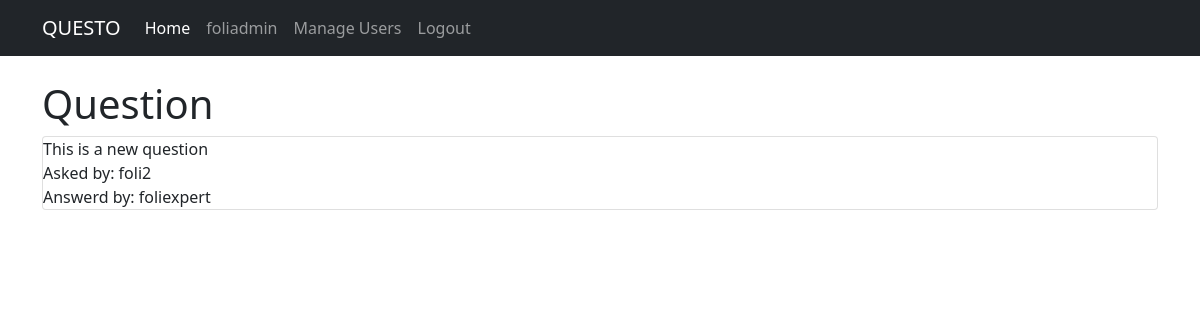
Screenshot of /question/2 (signed in) with the database file from the repository.
### tables this page shows
CREATE TABLE users (
  id integer primary key autoincrement,
  username text not null,
  email text,
  password text not null,
  expert boolean not null,
  admin boolean not null
);

CREATE TABLE questions (
  id integer primary key autoincrement,
  question_text text not null,
  answer_text text,
  asked_by_id integer not null,
  expert_id integer not null
);

### app.py (the view)
@app.route('/question/<int:id>')
def question(id):
  user = current_user()
  db = get_db()
  quest_cur = db.execute('''SELECT questions.question_text, questions.answer_text, askers.username
                           AS askers_name, experts.username as expert_name
                           FROM questions
                           LEFT JOIN users
                           AS askers
                           ON askers.id = questions.asked_by_id
                           LEFT JOIN users AS experts
                           ON experts.id = questions.expert_id
                           WHERE questions.id = ?''',[id])
  question = quest_cur.fetchone()
  return render_template ('question.html', user=user, question=question)

### app.py (called while the page is built)
def current_user():
  user_result = None
  if 'user' in session:
    db = get_db()
    user_cur = db.execute('select id, email, username,  expert, admin, password from users where username= ?', [session['user']])
    user_result = user_cur.fetchone()
  return user_result

### database.py (called while the page is built)
def connect_db():
  sql = sqlite3.connect('/home/foli/Documents/flask/question/data.db')
  sql.row_factory = sqlite3.Row
  return sql

def get_db():
    if not hasattr(g, 'sqlite_db'):
        g.sqlite_db = connect_db()
    return g.sqlite_db

### templates/question.html (shortened to what this page needs)
{%extends "base.html" %}
{% block content %}
<div class="container">
  <h1>Question</h1>
<div class="card">
  {{question.question_text}} <br>
  Asked by: {{question.askers_name}} <br>
  Answerd by: {{question.expert_name}}
</div>
</div>
{%endblock%}

### templates/_navbar.html (shortened to what this page needs)
<nav class="navbar navbar-expand-lg navbar-dark bg-dark mb-4 pb-2">
  <div class="container">
    <a class="navbar-brand" href="/">QUESTO</a>
    <div class="collapse navbar-collapse" id="navbarNav">
      <ul class="navbar-nav">
        <li class="nav-item">
          <a class="nav-link active" aria-current="page" href="/">Home</a>
        </li>
        <li class="nav-item">
        <span class="nav-link">{{session['user']}}</span>
        </li>
        {% if  user and user['admin'] == 1 %}
        <li class="nav-item">
          <a class="nav-link" href="{{url_for('users')}}">Manage Users</a>
        </li>
        {% endif %}
        {% if  user %}
        <li class="nav-item">
        <a class="nav-link" href="{{url_for('logout')}}">Logout</a>
        </li>
        {% endif %}
      </ul>
    </div>
  </div>
</nav>

### rows the page displays
users: user "foliadmin"
questions: question_text "This is a new question"
users: askers_name "foli2"
users: expert_name "foliexpert"
